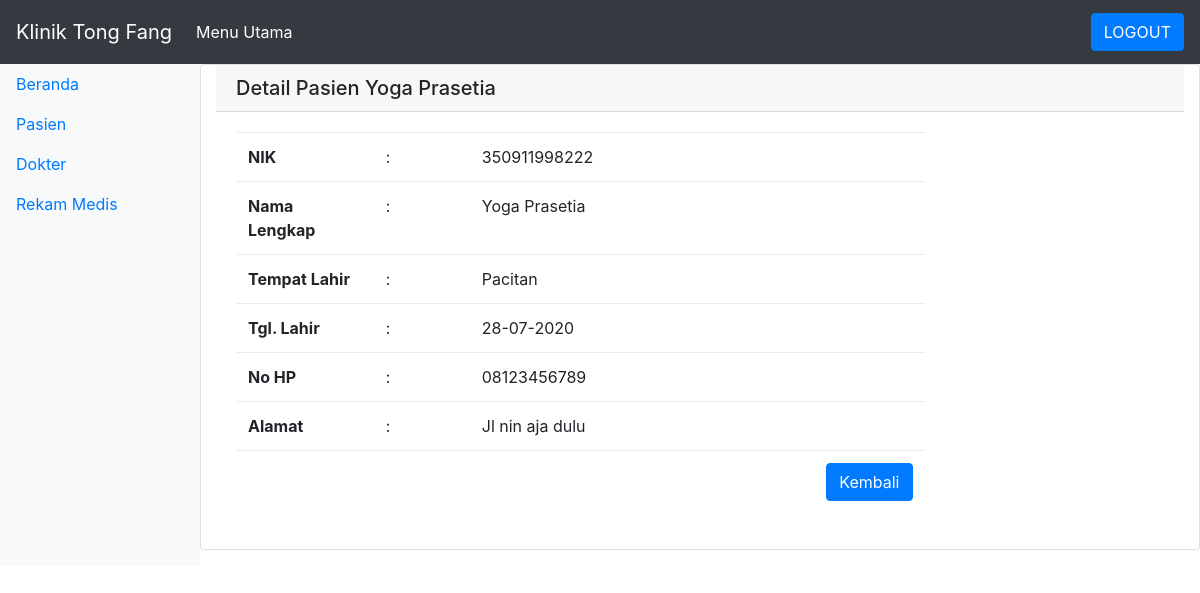
/detail_pasien.php?nik=350911998222 (signed in), run on the app's committed database.
### tables this page shows
CREATE TABLE `pasien` (
  `id` varchar(255) NOT NULL,
  `nik` varchar(255) NOT NULL,
  `nama` varchar(255) NOT NULL,
  `tgl_lahir` date NOT NULL,
  `tempat_lahir` varchar(255) NOT NULL,
  `alamat` varchar(255) NOT NULL,
  `no_hp` varchar(255) NOT NULL,
  `poli` varchar(255) NOT NULL,
  `keluhan` varchar(255) NOT NULL,
  `tgl_daftar` date NOT NULL,
  `tgl_janji` date NOT NULL,
  `pass` varchar(255) NOT NULL
);

### detail_pasien.php (the view)
<?php
    include("header.php");
    $nik=$_GET['nik'];
    $query=mysqli_query($config,"select * from pasien where nik='$nik'");
    $ambil_data=mysqli_fetch_array($query);
?>
<div class="card col">
    <h5 class="card-header">Detail Pasien
        <?php echo $ambil_data['nama']; ?></h5>
    <div class="card-body">
        <div class="row">
            <div class="col-9">
                <table class="table">
                    <tr>
                        <th width="20%">NIK</th>
                        <td>:</td>
                        <td><?php echo $ambil_data['nik']; ?></td>
                    </tr>
                    <tr>
                        <th>Nama Lengkap</th>
                        <td>:</td>
                        <td><?php echo $ambil_data['nama']; ?></td>
                    </tr>
                    <tr>
                    <tr>
                        <th>Tempat Lahir</th>
                        <td>:</td>
                        <td><?php echo $ambil_data['tempat_lahir']; ?></td>
                    </tr>
                    <tr>
                        <th>Tgl. Lahir</th>
                        <td>:</td>
                        <td><?php echo date('d-m-Y',strtotime($ambil_data['tgl_lahir'])); ?></td>
                    </tr>
                    <tr>
                        <th>No HP</th>
                        <td>:</td>
                        <td><?php echo $ambil_data['no_hp']; ?></td>
                    </tr>
                    <tr>
                        <th>Alamat</th>
                        <td>:</td>
                        <td><?php echo $ambil_data['alamat']; ?></td>
                    </tr>
                    <tr>
                        <td colspan="3" align="right">
                            <a href="pasien.php">
                                <button class="btn btn-primary">Kembali</button>
                            </a>
                        </td>
                    </tr>
                </table>
            </div>
        </div>
    </div>
</div>

### data on the page
pasien: nama "Yoga Prasetia", nik "350911998222", tempat_lahir "Pacitan", tgl_lahir "28-07-2020", no_hp "08123456789", alamat "Jl nin aja dulu"
